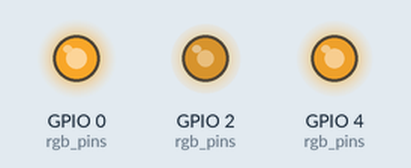
Simulated run of this sketch. Board: ESP32. On the bench: output pins drawn as LEDs (lit = HIGH). Random numbers use the default seed unless the sketch sets one.

Above: at 0.1 s.
At 5.1 s:
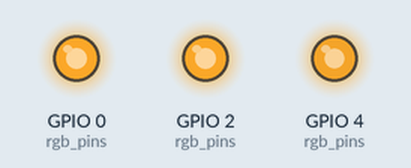
At 9.9 s:
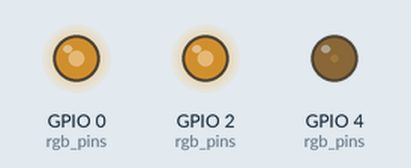
At 19.9 s:
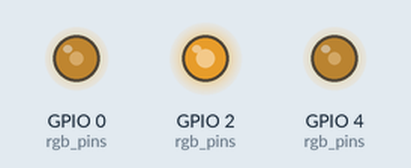
At 29.7 s:
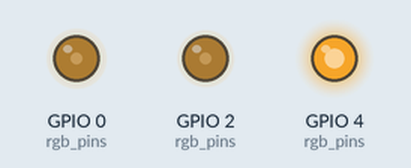
At 39.7 s:
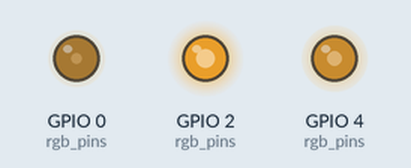
Timing chart, 0 to 40.0 s (numbered marks = the images above):
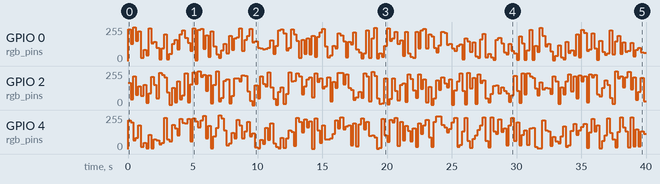

The sketch:

sketch_5_1e.ino
```cpp
#define FRQ 1000
#define PWM_BIT 8 //Necessário que seja 8, pois cada cor do rgb (red green ou blue) tem intensidade de 0 a 255 e (o sistema possui 2^8 * 2^8 * 2^8 cores possíveis)

const byte rgb_pins [] = {2, 0, 4}; //pinos das entradas red green e blue respectivamentte
const byte chns [] = {0, 1, 2}; //canais de PWM
volatile int red, green, blue; //três inteiros "uint32_t"

/*
  Anexa canais aos pinos rgb
  Como cada canal terá uma diferente dutty em cada momentto, é necessário um canal para cada pino
*/
void setup() {
  for(int i=0; i<3; i++){
    ledcAttachChannel(rgb_pins[i], FRQ, PWM_BIT, chns[i]); //configura os canais dos pinos rgb//
  }
}

void loop() {
  red=random(0,256); //cria um número randômico entre 0 e 255
  green=random(0,256);
  blue=random(0,256);
  setColor(red,green,blue);
  delay(200);
}

void setColor(int r, int g, int b){
  ledcWrite(rgb_pins[0],r);
  ledcWrite(rgb_pins[1],g);
  ledcWrite(rgb_pins[2],b);
}
```

Measured:
- by itself, GPIO 2 (rgb_pins): 0/255 → 166/255 at 0.00 s, → 42/255 0.20 s later, → 215/255 0.20 s later, → 77/255 0.20 s later, … (200 changes in this stretch)
- by itself, GPIO 4 (rgb_pins): 0/255 → 216/255 at 0.00 s, → 199/255 0.20 s later, → 67/255 0.20 s later, → 85/255 0.20 s later, … (199 changes in this stretch)
